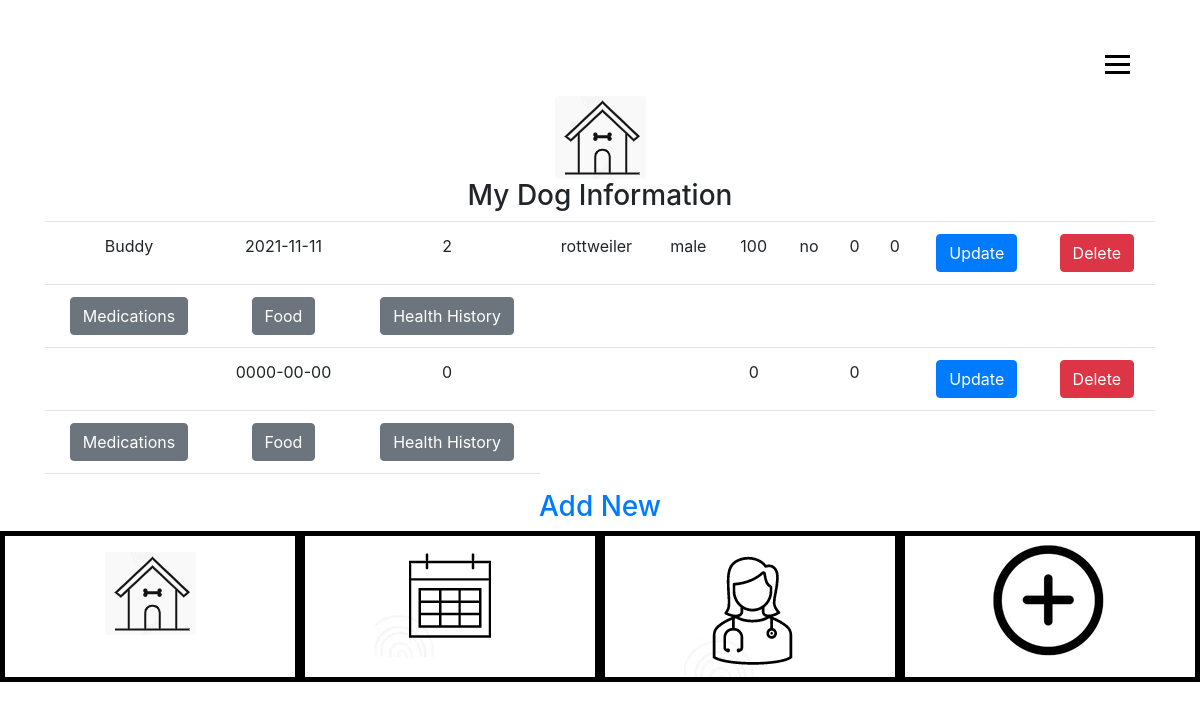
Page /dog-create.php on the earlier database version.
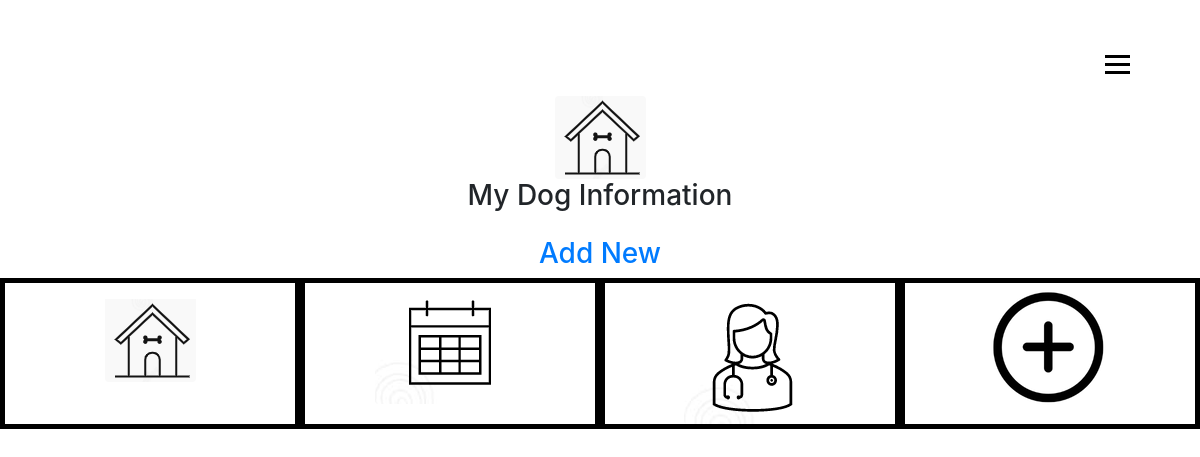
Same page on the later database version.
### tables this page shows
CREATE TABLE `tbl_dog` (
  `DogId` int(15) NOT NULL,
  `flddogHandler` varchar(50) NOT NULL,
  `flddogName` varchar(50) NOT NULL,
  `flddogDOB` date NOT NULL,
  `flddogAgeInYears` decimal(4,0) NOT NULL,
  `flddogBreed` varchar(50) NOT NULL,
  `flddogSex` varchar(10) NOT NULL,
  `flddogWeightInPounds` int(6) NOT NULL,
  `flddogSterilized` varchar(10) NOT NULL,
  `flddogMicrochip` int(25) NOT NULL,
  `flddogNotes` varchar(150) NOT NULL
);

### dog-read.php (the view, shortened to what this page needs)
<?php
include 'db.php';
  $sql = "select * from tbl_dog";
  $result = $conn->query($sql);
  while($row = $result->fetch_assoc()) {
    echo "<tr>";
    if (isset($_POST["DogId"])){
    if ($row['DogId'] == $_GET['DogId']) {
        echo '<form class="form-inline m-2" action="dog-update.php" method="POST">';
        echo '<td><input type="text" class="form-control" name="dogname" value="'.$row['flddogName'].'"></td>';
        echo '<td><input type="number" class="form-control" name="dogDOB" value="'.$row['flddogDOB'].'"></td>';
        echo '<td><input type="text" class="form-control" name="dogageinyears" value="'.$row['flddogAgeInYears'].'"></td>';
        echo '<td><input type="text" class="form-control" name="dogbreed" value="'.$row['flddogBreed'].'"></td>';
        echo '<td><input type="text" class="form-control" name="dogsex" value="'.$row['fldDogSex'].'"></td>';
        echo '<td><input type="text" class="form-control" name="dogweightinpounds" value="'.$row['flddogWeightInPounds'].'"></td>';
        echo '<td><input type="text" class="form-control" name="dogsterilized" value="'.$row['flddogSterilized'].'"></td>';
        echo '<td><input type="text" class="form-control" name="dogmicrochip" value="'.$row['flddogMicrochip'].'"></td>';
        echo '<td><input type="text" class="form-control" name="dognotes" value="'.$row['flddogNotes'].'"></td>';
        echo '<td><button type="submit" class="btn btn-primary">Save</button></td>';
        echo '<input type="hidden" name="DogId" value="'.$row['DogId'].'">';
        echo '</form>';
      }} else {
    echo "<td>" . $row['flddogName'] . "</td>";
    echo "<td>" . $row['flddogDOB'] . "</td>";
    echo "<td>" . $row['flddogAgeInYears'] . "</td>";
    echo "<td>" . $row['flddogBreed'] . "</td>";
    echo "<td>" . $row['flddogSex'] . "</td>";
    echo "<td>" . $row['flddogWeightInPounds'] . "</td>";
    echo "<td>" . $row['flddogSterilized'] . "</td>";
    echo "<td>" . $row['flddogMicrochip'] . "</td>";
    echo "<td>" . $row['flddogNotes'] . "</td>";
      }
    echo '<td><a class="btn btn-primary" href="" role="button">Update</a></td>';
    echo '<td><a class="btn btn-danger" href="" role="button">Delete</a></td>';
    echo "</tr>";
    echo '<td><a class="btn btn-secondary" href="medication-view.php?id=' . $row['DogId'] . '" role="button">Medications</a></td>';
    echo '<td><a class="btn btn-secondary" href="food-view.php?id=' . $row['DogId'] . '" role="button">Food</a></td>';
    echo '<td><a class="btn btn-secondary" href="condition-view.php?id=' . $row['DogId'] . '" role="button">Health History</a></td>';
  }
?>

### dog-create.php
<?php
$con = mysqli_connect('localhost', 'myUser', 'myPasswd','myschema');
$txtdogName = $_POST['txtdogName'];
$txtdogDOB = $_POST['txtdogDOB'];
$txtdogAgeInYears= $_POST['txtdogAgeInYears'];
$txtdogBreed = $_POST['txtdogBreed'];
$txtdogSex = $_POST['txtdogSex'];
$txtdogWeightInPounds = $_POST['txtdogWeightInPounds'];
$txtdogSterilized = $_POST['txtdogSterilized'];
$txtdogMicrochip = $_POST['txtdogMicrochip'];
$txtdogNotes = $_POST['txtdogNotes'];
$sql = "INSERT INTO tbl_dog (flddogHandler, flddogName, flddogDOB, flddogAgeInYears, flddogBreed, fldDogSex, flddogWeightInPounds, flddogSterilized, flddogMicrochip, flddogNotes) VALUES (' ', '$txtdogName', '$txtdogDOB', '$txtdogAgeInYears', '$txtdogBreed', '$txtdogSex', '$txtdogWeightInPounds', '$txtdogSterilized', '$txtdogMicrochip', '$txtdogNotes')";
$rs = mysqli_query($con, $sql);
if($rs)
{
	include("dog-view.php");
}
?>

### dog-view.php (shortened to what this page needs)
<!DOCTYPE html>
<html xmlns="http://www.w3.org/1999/xhtml">
<head>
<link rel="stylesheet" href="https://cdn.jsdelivr.net/npm/bootstrap@5.3.0-alpha1/dist/css/bootstrap.min.css">
<link rel="stylesheet" href="https://cdnjs.cloudflare.com/ajax/libs/font-awesome/5.15.3/css/all.min.css" />
<link rel="stylesheet" href="https://maxcdn.bootstrapcdn.com/bootstrap/4.5.2/css/bootstrap.min.css">
<link rel="stylesheet" href="style.css">
</head>
<body>
  <section id="header">
    <div class="hamburger-menu">
      <button class="hamburger-toggle"><a href="menu.html">
        <span class="hamburger-bar"></span>
        <span class="hamburger-bar"></span>
        <span class="hamburger-bar"></span></a>
      </button>
    </div>
  </section>
  <section class="pt-5">
    <div class="container">
      <div class="row">
        <div class="col-lg-12">
          <div class="text-center">
            <img src="images/aaa.png" class="rounded" alt="...">
          </div>
        </div>
      </div>
    </div>
  </section>
  <section class="">
    <div class="container text-center">
      <div class="row">
        <div class="col-lg-12">
          <h3>My Dog Information</h3>
        </div>
      </div>
    </div>
  </section>
<section class="">
  <div class="container text-center">
    <div class="row">
      <div class="col-lg-12">
<table class="table">
  <tbody>
    <?php include 'dog-read.php'; ?>
  </tbody>
</table>
</div>
</div>
</div>
</section>
<section class="">
    <div class="container text-center">
      <div class="row">
        <div class="col-lg-12">
<h3><a href="dog-add.php">Add New</a>
</div>
      </div>
    </div>
  </section>
  <section>
  <div class="row m-0">
    <div class="col-lg-3 bottom-btn">
        <a href="dog-view.php">
          <div class="text-center">
            <img src="images/home.png" class="rounded pt-3" alt="...">
          </div>
        </a>
    </div>
    <div class="col-lg-3 bottom-btn">
      <a href="appointment-view.php">
        <div class="text-center">
          <img src="images/appointment.png" class="rounded" alt="...">
        </div>
      </a>
  </div>
  <div class="col-lg-3 bottom-btn">
    <a href="veterinarian-view.php">
      <div class="text-center">
        <img src="images/veterinarian.png" class="rounded" alt="...">
      </div>
    </a>
</div>
<div class="col-lg-3 bottom-btn">
  <a href="Resources.html">
    <div class="text-center">
      <img src="images/add.png" class="rounded" alt="...">
    </div>
  </a>
</div>
  </div>
</section>
</body>
</body>
</html>

### style.css (style rules this page uses)
.hamburger-menu { position: fixed; top: 5%; right: 5%; padding: 10px; }
.hamburger-toggle { display: inline-block; border: none; background-color: transparent; cursor: pointer; padding: 0; }
.hamburger-bar { display: block; height: 3px; width: 25px; margin: 5px 0; background-color: black; transition: transform 0.3s ease-out; }
.bottom-btn { border: 5px solid #000; }

Differences in the rows shown:
removed tbl_dog: flddogName "Buddy", flddogDOB "2021-11-11", flddogAgeInYears "2", flddogBreed "rottweiler", flddogSex "male", flddogWeightInPounds "100", flddogSterilized "no", flddogMicrochip "0", flddogNotes "0"
removed tbl_dog: flddogDOB "0000-00-00", flddogAgeInYears "0", flddogWeightInPounds "0", flddogMicrochip "0"
